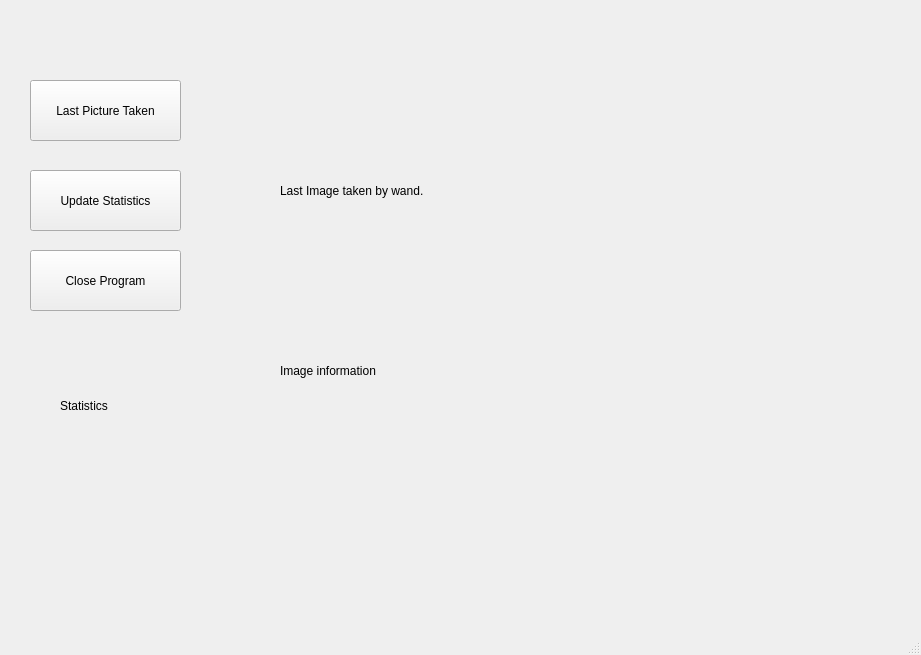
<?xml version="1.0" encoding="UTF-8"?>
<ui version="4.0">
 <class>MainWindow</class>
 <widget class="QMainWindow" name="MainWindow">
  <property name="geometry">
   <rect>
    <x>0</x>
    <y>0</y>
    <width>921</width>
    <height>655</height>
   </rect>
  </property>
  <property name="windowTitle">
   <string>MainWindow</string>
  </property>
  <widget class="QWidget" name="centralwidget">
   <widget class="QPushButton" name="lastimage_button">
    <property name="geometry">
     <rect>
      <x>30</x>
      <y>80</y>
      <width>151</width>
      <height>61</height>
     </rect>
    </property>
    <property name="text">
     <string>Last Picture Taken</string>
    </property>
   </widget>
   <widget class="QLabel" name="stat_line2_label">
    <property name="geometry">
     <rect>
      <x>60</x>
      <y>480</y>
      <width>631</width>
      <height>41</height>
     </rect>
    </property>
    <property name="text">
     <string/>
    </property>
   </widget>
   <widget class="QLabel" name="stat_line3_label">
    <property name="geometry">
     <rect>
      <x>60</x>
      <y>530</y>
      <width>621</width>
      <height>41</height>
     </rect>
    </property>
    <property name="text">
     <string/>
    </property>
   </widget>
   <widget class="QLabel" name="stat_line1_label">
    <property name="geometry">
     <rect>
      <x>60</x>
      <y>430</y>
      <width>631</width>
      <height>41</height>
     </rect>
    </property>
    <property name="text">
     <string/>
    </property>
   </widget>
   <widget class="QLabel" name="imagedisplay_label">
    <property name="geometry">
     <rect>
      <x>280</x>
      <y>50</y>
      <width>551</width>
      <height>281</height>
     </rect>
    </property>
    <property name="text">
     <string>Last Image taken by wand.</string>
    </property>
   </widget>
   <widget class="QLabel" name="image_data_label">
    <property name="geometry">
     <rect>
      <x>280</x>
      <y>350</y>
      <width>531</width>
      <height>41</height>
     </rect>
    </property>
    <property name="text">
     <string>Image information</string>
    </property>
   </widget>
   <widget class="QPushButton" name="stattistics_button">
    <property name="geometry">
     <rect>
      <x>30</x>
      <y>170</y>
      <width>151</width>
      <height>61</height>
     </rect>
    </property>
    <property name="text">
     <string>Update Statistics</string>
    </property>
   </widget>
   <widget class="QPushButton" name="close_button">
    <property name="geometry">
     <rect>
      <x>30</x>
      <y>250</y>
      <width>151</width>
      <height>61</height>
     </rect>
    </property>
    <property name="text">
     <string>Close Program</string>
    </property>
   </widget>
   <widget class="QLabel" name="label_3">
    <property name="geometry">
     <rect>
      <x>60</x>
      <y>390</y>
      <width>111</width>
      <height>31</height>
     </rect>
    </property>
    <property name="text">
     <string>Statistics</string>
    </property>
   </widget>
  </widget>
  <widget class="QStatusBar" name="statusbar"/>
 </widget>
 <resources/>
 <connections/>
</ui>
